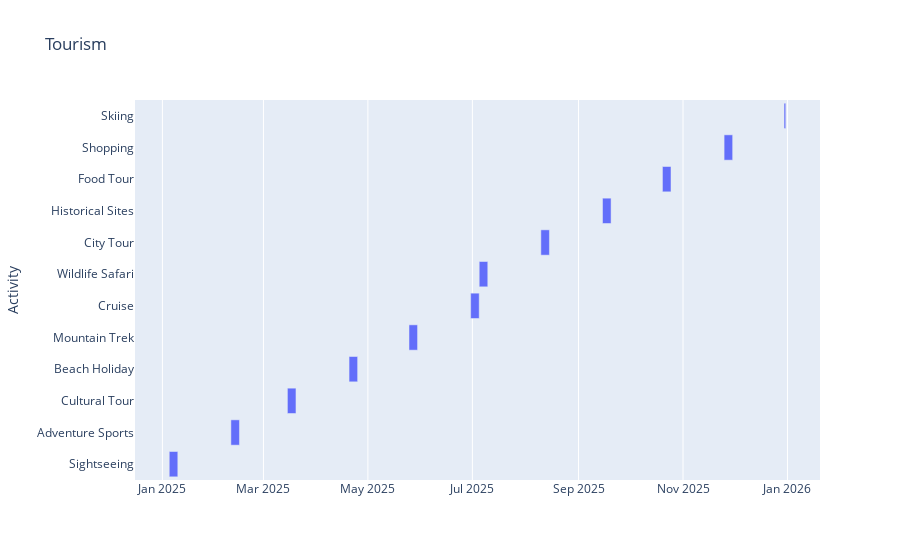

Notebook code for this chart:
### Markdown cell above
## Gannt Plot:
##### -visualise schedules, making it ideal for trip planning

### Code cell
fig5 = px.timeline(df, x_start = 'Start_Date', x_end = 'End_Date', y = 'Activity', title = 'Tourism')
fig5.show()

### Figure 1 — Plotly figure (JSON) as saved in the notebook; plotly's stock layout.template omitted (floating-point values rounded to 4 significant figures)
{"data": [{"base": ["2025-01-05T00:00:00.000000000", "2025-02-10T00:00:00.000000000", "2025-03-15T00:00:00.000000000", "2025-04-20T00:00:00.000000000", "2025-05-25T00:00:00.000000000", "2025-06-30T00:00:00.000000000", "2025-07-05T00:00:00.000000000", "2025-08-10T00:00:00.000000000", "2025-09-15T00:00:00.000000000", "2025-10-20T00:00:00.000000000", "2025-11-25T00:00:00.000000000", "2025-12-30T00:00:00.000000000"], "hovertemplate": "Start_Date=%{base}<br>End_Date=%{x}<br>Activity=%{y}<extra></extra>", "legendgroup": "", "marker": {"color": "#636efa", "pattern": {"shape": ""}}, "name": "", "orientation": "h", "showlegend": false, "textposition": "auto", "type": "bar", "x": [432000000, 432000000, 432000000, 432000000, 432000000, 432000000, 432000000, 432000000, 432000000, 432000000, 432000000, 86400000], "xaxis": "x", "y": ["Sightseeing", "Adventure Sports", "Cultural Tour", "Beach Holiday", "Mountain Trek", "Cruise", "Wildlife Safari", "City Tour", "Historical Sites", "Food Tour", "Shopping", "Skiing"], "yaxis": "y"}], "layout": {"barmode": "overlay", "legend": {"tracegroupgap": 0}, "title": {"text": "Tourism"}, "xaxis": {"anchor": "y", "domain": [0, 1], "type": "date"}, "yaxis": {"anchor": "x", "domain": [0, 1], "title": {"text": "Activity"}}}}
